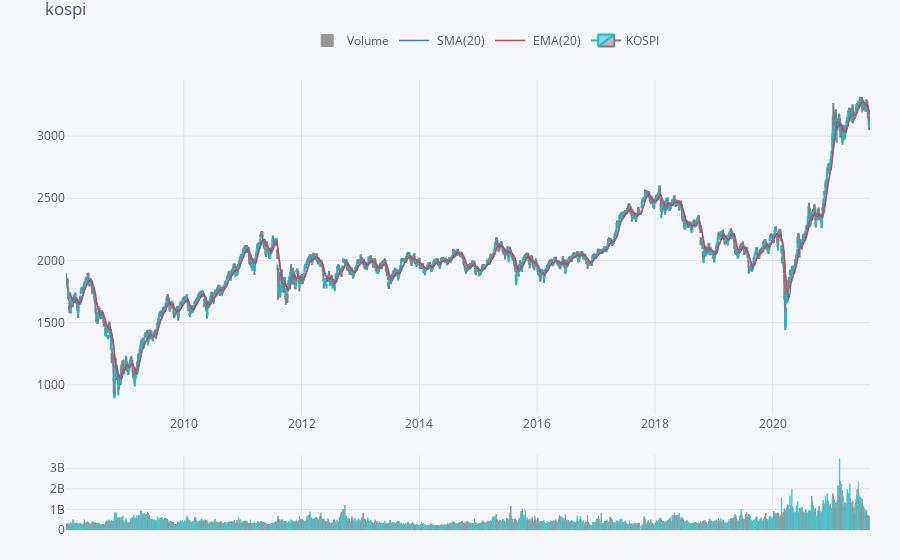

Notebook cell for this chart:
### Code cell
qplot.add_volume()
qplot.add_sma(periods=20, column='Close', color='blue')
qplot.add_ema(periods=20, color='red')
qplot.iplot()

### Figure 1 — Plotly figure (JSON) as saved in the notebook; plotly's stock layout.template omitted (floating-point values rounded to 4 significant figures; data arrays with more than 128 entries replaced by an {"elided": "..."} marker saying what was removed)
{"data": [{"marker": {"color": {"elided": "3379 str values"}, "line": {"color": {"elided": "3379 str values"}, "width": 1}}, "name": "Volume", "opacity": 0.8, "orientation": "v", "text": "", "type": "bar", "x": {"elided": "3379 str values"}, "y": {"elided": "3379 float values"}, "yaxis": "y3"}, {"line": {"color": "rgba(55, 128, 191, 1.0)", "dash": "solid", "shape": "linear", "width": 1.3}, "mode": "lines", "name": " SMA(20)", "text": "", "type": "scatter", "x": {"elided": "3379 str values"}, "y": {"elided": "3379 mixed values"}, "yaxis": "y2"}, {"line": {"color": "rgba(219, 64, 82, 1.0)", "dash": "solid", "shape": "linear", "width": 1.3}, "mode": "lines", "name": " EMA(20)", "text": "", "type": "scatter", "x": {"elided": "3379 str values"}, "y": {"elided": "3379 mixed values"}, "yaxis": "y2"}, {"close": {"elided": "3379 float values"}, "decreasing": {"line": {"color": "#808080"}}, "high": {"elided": "3379 float values"}, "increasing": {"line": {"color": "#17BECF"}}, "low": {"elided": "3379 float values"}, "name": "KOSPI", "open": {"elided": "3379 float values"}, "showlegend": true, "type": "candlestick", "x": {"elided": "3379 str values"}, "yaxis": "y2"}], "layout": {"legend": {"bgcolor": "#F5F6F9", "font": {"color": "#4D5663"}, "orientation": "h", "x": 0.3, "y": 0.95, "yanchor": "bottom"}, "margin": {"b": 30, "l": 30, "r": 30, "t": 30}, "paper_bgcolor": "#F5F6F9", "plot_bgcolor": "#F5F6F9", "showlegend": true, "title": {"font": {"color": "#4D5663"}, "text": "kospi"}, "xaxis": {"anchor": "y2", "gridcolor": "#E1E5ED", "rangeselector": {"bgcolor": "rgba(150, 200, 250, 1)", "buttons": [{"count": 1, "label": "1m", "step": "month", "stepmode": "backward"}, {"count": 1, "label": "1y", "step": "year", "stepmode": "backward"}], "font": {"size": 13}, "visible": false, "x": 0, "y": 0.9}, "rangeslider": {"visible": false}, "showgrid": true, "tickfont": {"color": "#4D5663"}, "title": {"font": {"color": "#4D5663"}, "text": ""}, "zerolinecolor": "#E1E5ED"}, "yaxis": {"gridcolor": "#E1E5ED", "showgrid": true, "showticklabels": false, "tickfont": {"color": "#4D5663"}, "title": {"font": {"color": "#4D5663"}, "text": ""}, "zerolinecolor": "#E1E5ED"}, "yaxis2": {"domain": [0.23, 0.9], "gridcolor": "#E1E5ED", "showgrid": true, "tickfont": {"color": "#4D5663"}, "title": {"font": {"color": "#4D5663"}, "text": ""}, "zerolinecolor": "#E1E5ED"}, "yaxis3": {"domain": [0, 0.15], "gridcolor": "#E1E5ED", "showgrid": true, "tickfont": {"color": "#4D5663"}, "title": {"font": {"color": "#4D5663"}, "text": ""}, "zerolinecolor": "#E1E5ED"}}}
